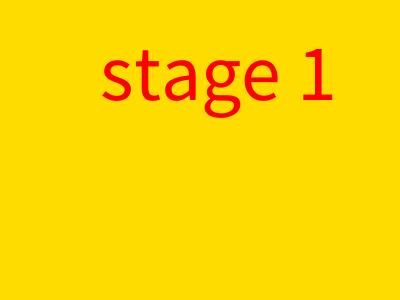
Frame 1 (no input)
Frame 60 (the mouse pressed at the canvas centre just before this capture): identical to frame 1, image omitted
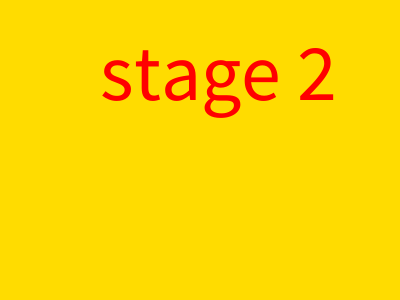
Frame 120 (the mouse held since frame 60 and released just before this capture)

The Processing sketch that drew these frames (run headless with seeded random() and noise(); from frame 60 on, the mouse is pressed at the canvas centre):

// Processing sketch: week08_3
// ── week08_3.pde
void setup(){
  size(400,300);
}
int stage=1;
void draw(){
  background(255,220,0);
  fill(255,0,0);
  textSize(80);
  if(stage==1){
    text("stage 1",100,100);
  }else if(stage==2){
    text("stage 2",100,100);
  }
}
void mousePressed(){
  if(stage==1)stage=2;
  else if(stage==2)stage=1;
}
